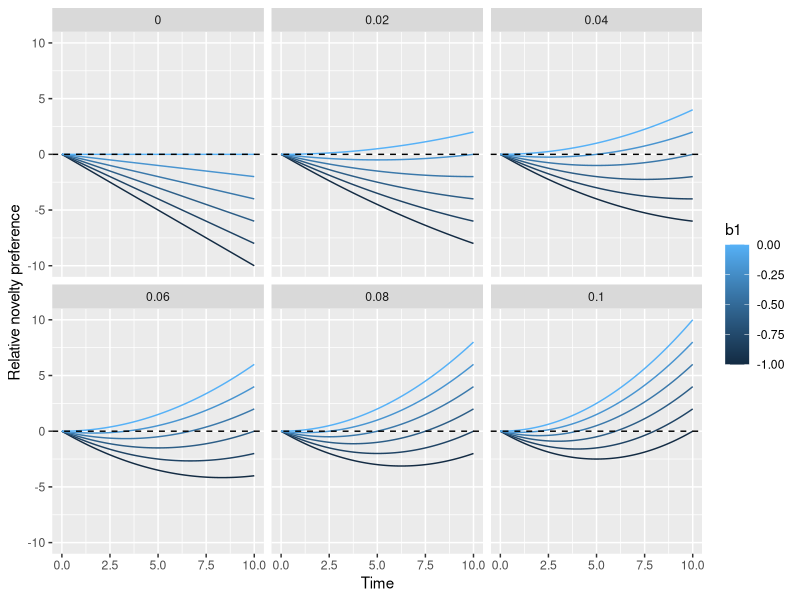
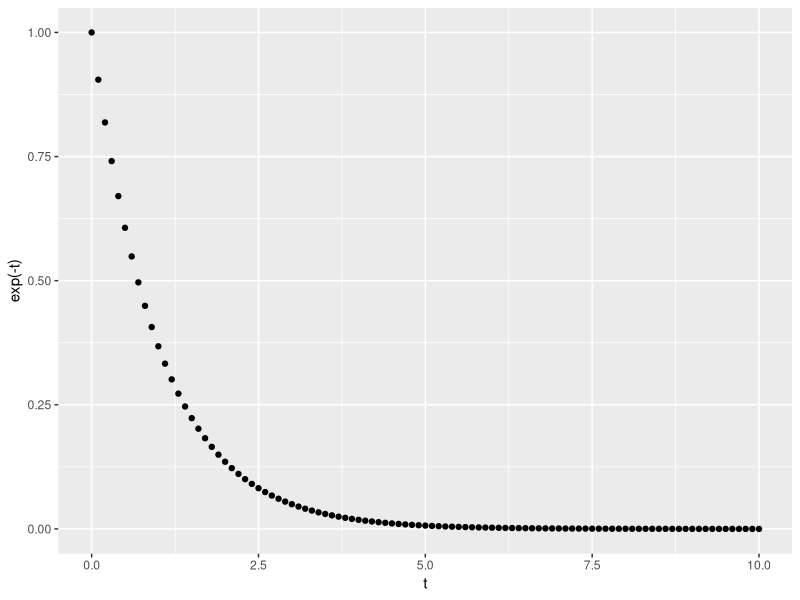
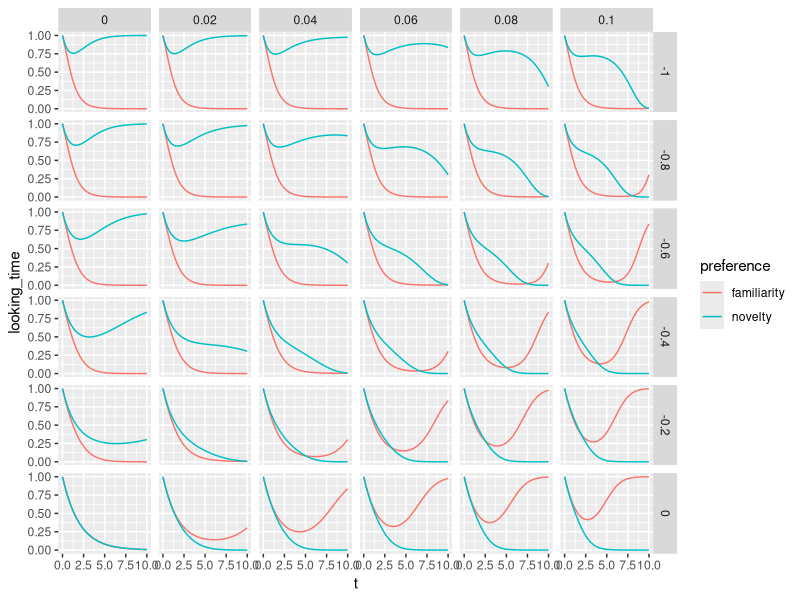

Recreate these plots in R, in order.
library(tidyverse)

# let's define hunter and ames functions as a family of quadratic functions
# where y = beta_1 * x + beta_2 * x^2
# and beta_1 < 0 and beta_2 > 0 

t <- seq(0, 10, .1)

sim <- expand_grid(b1 = seq(-1, 0, .2), 
                   b2 = seq(0, .1, .02), 
                   t = t) %>%
  mutate(nov_pref = b1 * t + b2 * t^2) 

ggplot(sim, 
       aes(x = t, y = nov_pref, col = b1, group = b1)) + 
  geom_line() + 
  geom_hline(yintercept = 0, lty = 2) + 
  facet_wrap(~b2) + 
  ylab("Relative novelty preference") + 
  xlab("Time")

# now how do we turn those into looking times? 
# 1) a looking time for a novel stim after t amount of familiarization
# 2) a looking time for the familiarization stim after t amount of familiarization
# imagine a looking time function is some exponential decay
# so y \sim \alpha + \beta e^{-\gamma x}

qplot(t, exp(- t))

# LT = f(nov_pref) 

# f(x) = a+b+e^{-c t * inv_logit(x)}

# so you could then say something like:
# lt = a + b * e^{-c t * inv_logit(nov_pref)}, where
# pref = beta_1 * t + beta_2 * t^2

sim <- sim %>%
  mutate(novelty = exp(-t * boot::inv.logit(nov_pref)), 
         familiarity = exp(-t * boot::inv.logit(-nov_pref))) %>%
  pivot_longer(cols = c("novelty","familiarity"), 
               names_to = "preference",
               values_to = "looking_time")

ggplot(sim, 
       aes(x = t, y = looking_time, col = preference)) + 
  geom_line() +
  facet_grid(b1 ~ b2)
